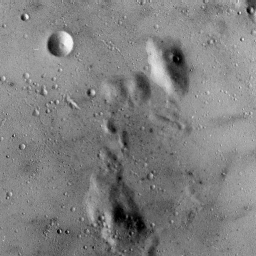
%> input picture Práticas/0 - Old/Práticas 2019_2 - Gabriel Calais/Prática 8/5.1.09.tiff, 256 x 256 px
$ octave PRATICA_P2_93506_93529_ELT410.m   (GNU Octave 9; MATLAB toolbox functions it lacks are replaced by stand-ins)
%> lines starting %> are read from the running program, lines starting %| are printed output that depends on the picture
%% UNIVERSIDADE FEDERAL DE VI荗SA
% ELT - 410 SINAIS E SISTEMAS
% Gabriel Pereira de Calais e M醨cio Von Rondow Campos

clc
clear all;
close all;

%% Roteiro Pr醫ica 8

% 4.1 Magnitude e fase na forma玢o de imagens

ima = imread('5.1.09.tiff'); %Carrega a imagem para a workspace
%> ima is the input picture: size 256x256 uint8; min 0, max 249, mean 127.8
figure; imshow(ima, []); %Plota a imagem em uma figura
imb = imread('5.1.12.tiff'); %Carrega a imagem para a workspace
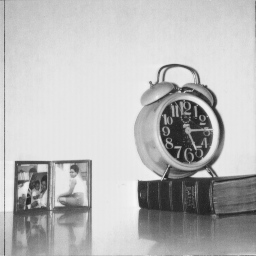
%> input picture Práticas/0 - Old/Práticas 2019_2 - Gabriel Calais/Prática 8/5.1.12.tiff, 256 x 256 px
%> imb is the input picture: size 256x256 uint8; min 32, max 246, mean 186
figure; imshow(imb, []); %Plota a imagem em uma figura

%%

IMa = fft2(ima); %Realiza a tranformada de Fourier 2D da imagem
IMb = fft2(imb); %Realiza a tranformada de Fourier 2D da imagem

ima1 = real(ifft2(abs(IMa))); %Realiza a tranformada inversa de Fourier 2D do m骴ulo da imagem
imb1 = real(ifft2(abs(IMb))); %Realiza a tranformada inversa de Fourier 2D do m骴ulo da imagem

figure; imshow(ima1, []); %Plota a imagem em uma figura
figure; imshow(imb1, []); %Plota a imagem em uma figura

%%

ima2 = real(ifft2(exp(1i*angle(IMa)))); %Realiza a tranformada inversa de Fourier 2D da fase da imagem
imb2 = real(ifft2(exp(1i*angle(IMb)))); %Realiza a tranformada inversa de Fourier 2D da fase da imagem
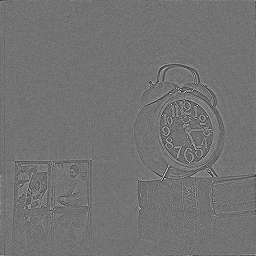
%> imb2: size 256x256 double; min -0.0419, max 0.051, mean 1.53e-05; drawn with min black and max white

figure; imshow(ima2, []); %Plota a imagem em uma figura
figure; imshow(imb2, []); %Plota a imagem em uma figura

%%

ima3 = real(ifft2(abs(IMa).*exp(1i*angle(IMa)))); %Realiza a tranformada inversa de m骴ulo e fase da imagem
imb3 = real(ifft2(abs(IMb).*exp(1i*angle(IMb)))); %Realiza a tranformada inversa de m骴ulo e fase da imagem

figure; imshow(ima3, []); %Plota a imagem em uma figura
figure; imshow(imb3, []); %Plota a imagem em uma figura

%% 4.2 Filtragem de imagens no dom韓io da frequ阯cia

%Filtragem da imagem da lua
lua = imread('lua 08092019155226.jpg'); %Carrega a imagem para a workspace
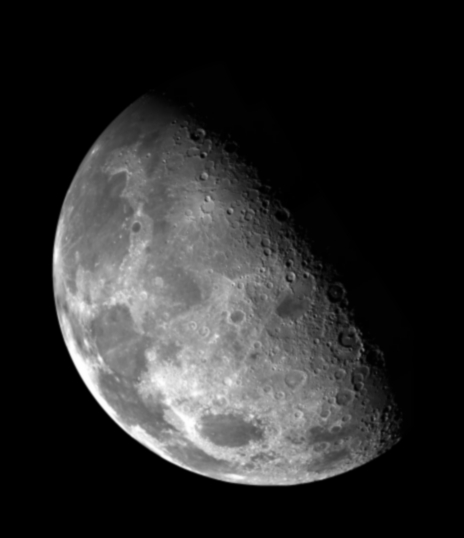
%> input picture Práticas/0 - Old/Práticas 2019_2 - Gabriel Calais/Prática 8/lua 08092019155226.jpg, 464 x 538 px
%> lua is the input picture: size 538x464 uint8; min 0, max 255, mean 42.6
LUA = fftshift(fft2(lua)); %Calcula a tranformada de Fourier 2D e a centraliza

[M, N] = size(lua);
%> M = 538; N = 464
a = 25; %Define frequ阯cia de corte
b = 25; %Define frequ阯cia de corte
[u, v] = meshgrid(-N/2+1:N/2,-M/2+1:M/2); %Define par鈓etros para o filtro
H = exp(-u.^2/(2*a^2)-v.^2/(2*b^2)); %Define o filtro

%% Filtragem passa-baixa
Y1 = LUA.*H; %Realiza a filtragem
figure; imshow(lua); %Plota a imagem em uma figura
figure; imshow(log(real(ifft2(Y1))), []); %Plota a imagem filtrada em uma figura
figure; imshow(double(lua) + log(real(ifft2(Y1))), []); %Plota a imagem filtrada e reconstru韉a em uma figura

%% Filtragem passa-alta

a = 50; %Define frequ阯cia de corte
b = 50; %Define frequ阯cia de corte
[u, v] = meshgrid(-N/2+1:N/2,-M/2+1:M/2); %Define par鈓etros para o filtro
H = exp(-u.^2/(2*a^2)-v.^2/(2*b^2));
Ha = 1 - H; %Define o filtro
Y2 = LUA.*Ha; %Realiza a filtragem
figure; imshow(lua); %Plota a imagem original em uma figura
figure; imshow(log(real(ifft2(Y2))), []); %Plota a imagem filtrada em uma figura
figure; imshow(double(lua) + log(real(ifft2(Y2))), []); %Plota a imagem filtrada e reconstru韉a em uma figura

%% Filtragem da imagem de texto
texto = imread('texto 08092019155244.jpg'); %Carrega a imagem para a workspace
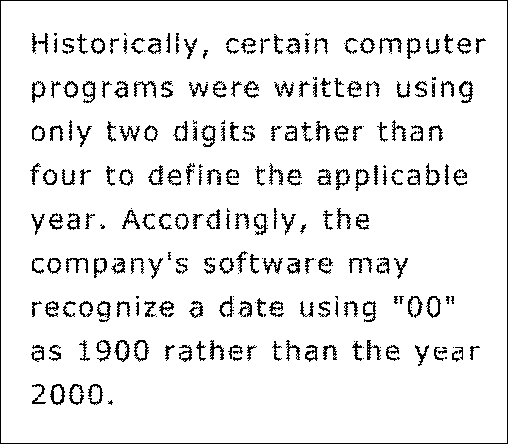
%> input picture Práticas/0 - Old/Práticas 2019_2 - Gabriel Calais/Prática 8/texto 08092019155244.jpg, 508 x 444 px
%> texto is the input picture: size 444x508 uint8; min 0, max 255, mean 234.9
TEXTO = fftshift(fft2(texto));
[M, N] = size(texto);
%> M = 444; N = 508
a = 70; %Define frequ阯cia de corte
b = 70; %Define frequ阯cia de corte
[u, v] = meshgrid(-N/2+1:N/2,-M/2+1:M/2); %Define par鈓etros para o filtro
Hb = exp(-u.^2/(2*a^2)-v.^2/(2*b^2)); %Define o filtro

%% Filtragem passa-baixa
Y3 = TEXTO.*Hb; %Realiza a filtragem
figure;
imshow(texto);
figure;
imshow(log(real(ifft2(Y3))), []); %Plota a imagem filtrada em uma figura

%% Exerc韈io proposto

%Filtragem passa-baixas

IMa = imread('escuro.png'); %Carrega a imagem para a workspace
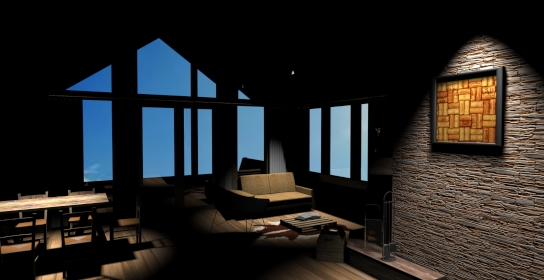
%> input picture Práticas/0 - Old/Práticas 2019_2 - Gabriel Calais/Prática 8/escuro.png, 544 x 280 px
%> IMa is the input picture: size 280x544x3 uint8; mean R, G, B 36.7, 35.9, 34.7
escuro = rgb2gray(IMa); %Converte a imagem para tons de cinza
figure; imshow(escuro);
ESCURO = fftshift(fft2(escuro)); %Calcula a tranformada de Fourier 2D e a centraliza
[M, N] = size(escuro);
%> M = 280; N = 544
a = 30; %Define frequ阯cia de corte
b = 30; %Define frequ阯cia de corte
[u, v] = meshgrid(-N/2+1:N/2,-M/2+1:M/2); %Define par鈓etros para o filtro
Hc = exp(-u.^2/(2*a^2)-v.^2/(2*b^2)); %Define o filtro
Y4 = ESCURO.*Hc; %Realiza a filtragem
figure; imshow(log(real(ifft2(Y4))), []);
figure; imshow(double(escuro) + log(real(ifft2(Y4))), []); %Plota a imagem filtrada e reconstru韉a em uma figura

%%

%Filtragem passa-altas

IMb = imread('claro.jpg'); %Carrega a imagem para a workspace
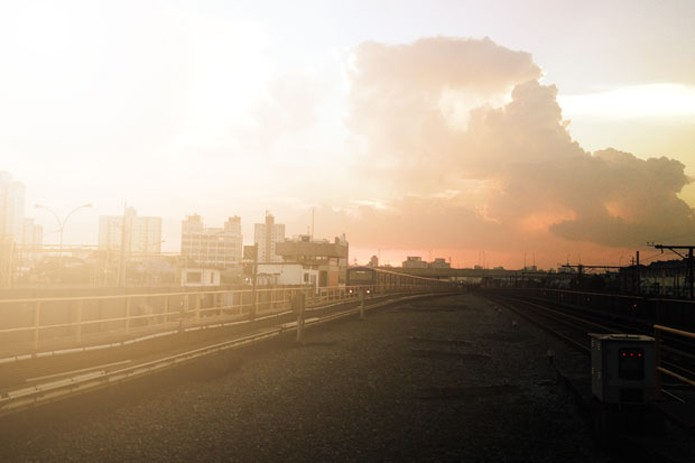
%> input picture Práticas/0 - Old/Práticas 2019_2 - Gabriel Calais/Prática 8/claro.jpg, 695 x 463 px
%> IMb is the input picture: size 463x695x3 uint8; mean R, G, B 172.2, 156.1, 137.8
claro = rgb2gray(IMb); %Converte a imagem para tons de cinza
figure; imshow(claro);
CLARO = fftshift(fft2(claro)); %Calcula a tranformada de Fourier 2D e a centraliza
[M, N] = size(claro);
%> M = 463; N = 695
a = 500000; %Define frequ阯cia de corte
b = 500000; %Define frequ阯cia de corte
[u, v] = meshgrid(-N/2+1:N/2,-M/2+1:M/2); %Define par鈓etros para o filtro
Hd = 1 - exp(-u.^2/(2*a^2)-v.^2/(2*b^2)); %Define o filtro
Y5 = CLARO.*Hd; %Realiza a filtragem
figure; imshow(log(real(ifft2(Y5))), []);
%> after `imshow(log(real(ifft2(Y5))), [])`:
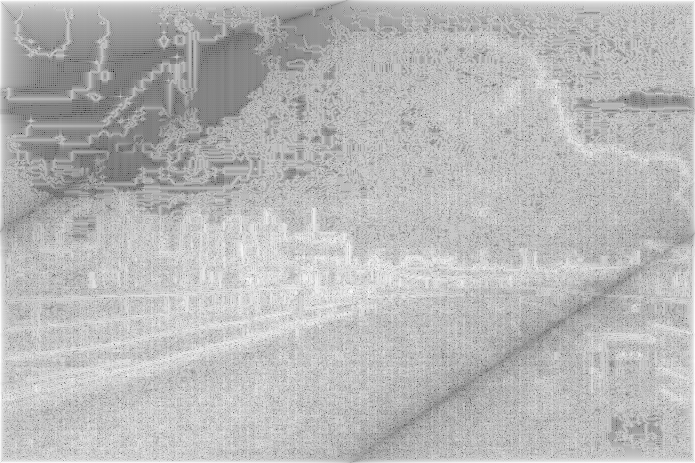
%> displayed picture: size 463x695, on the screen's scale of 0 to 255; min 0, max 255, mean 184.6
figure; imshow(double(claro) + log(real(ifft2(Y5))), []); %Plota a imagem filtrada e reconstru韉a em uma figura
